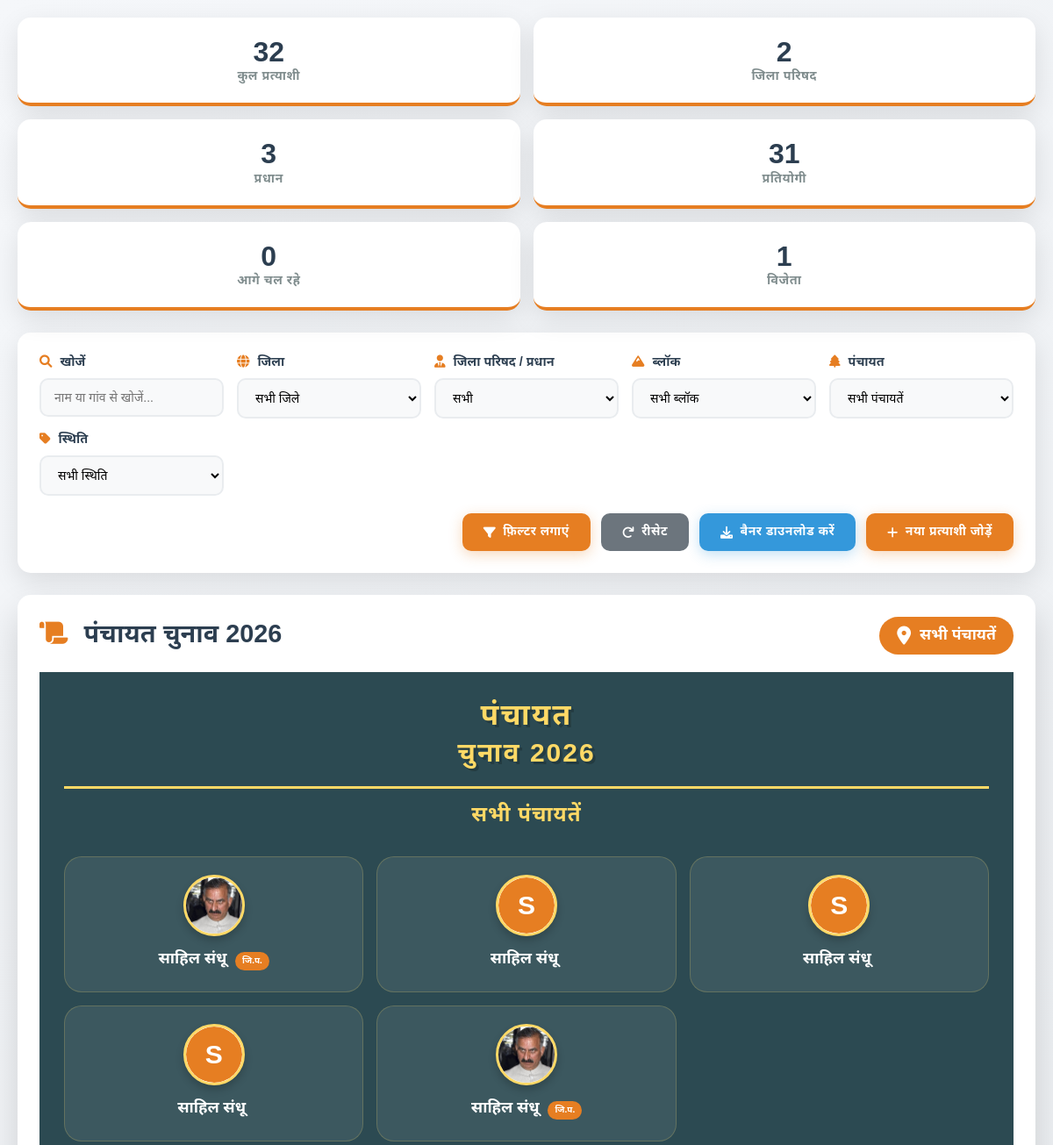
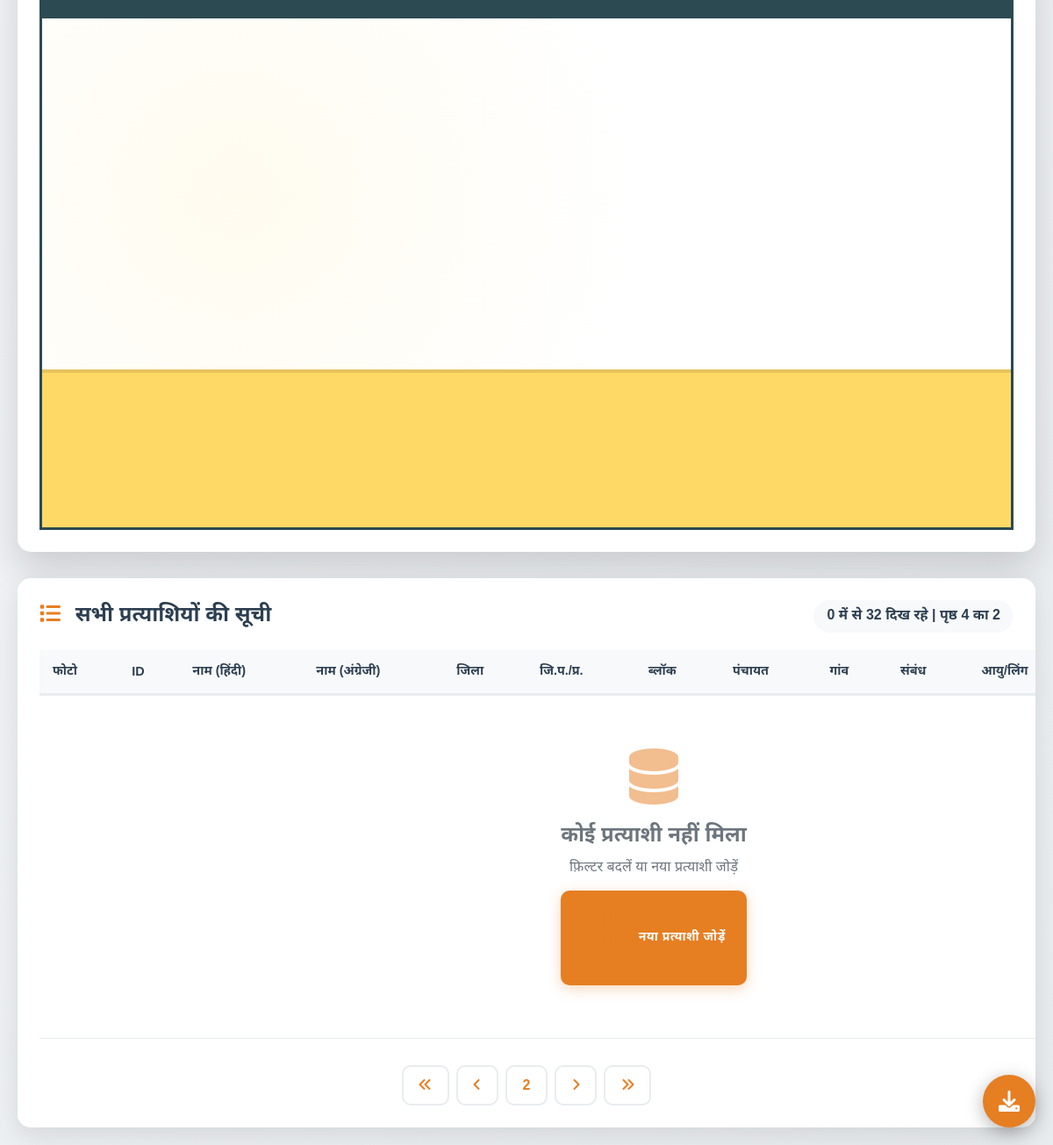
Screenshot of /data.php?page=4 with the database file from the repository (2 pictures, top to bottom).
### tables this page shows
CREATE TABLE `candidates` (
  `id` int(11) NOT NULL,
  `candidate_id` varchar(50) NOT NULL,
  `district_id` int(11) NOT NULL,
  `jila_parishad_pradhan` enum('jila_parishad','pradhan') DEFAULT NULL,
  `jila_parishad_id` int(11) DEFAULT NULL,
  `block_id` int(11) NOT NULL,
  `panchayat_id` int(11) NOT NULL,
  `village` varchar(100) NOT NULL,
  `candidate_name_hi` varchar(100) NOT NULL,
  `candidate_name_en` varchar(100) NOT NULL,
  `relation_type` enum('father','husband') NOT NULL,
  `relation_name` varchar(100) NOT NULL,
  `gender` enum('Male','Female','Other') NOT NULL,
  `age` int(11) NOT NULL,
  `education` varchar(200) DEFAULT NULL,
  `profession` varchar(100) DEFAULT NULL,
  `short_notes_hi` text DEFAULT NULL,
  `bio_hi` text DEFAULT NULL,
  `bio_en` text DEFAULT NULL,
  `slug` varchar(500) NOT NULL,
  `photo_url` varchar(500) DEFAULT NULL,
  `video_message_url` varchar(500) DEFAULT NULL,
  `interview_video_url` varchar(500) DEFAULT NULL,
  `mobile_number` varchar(15) DEFAULT NULL,
  `whatsapp_number` varchar(15) DEFAULT NULL,
  `email` varchar(100) DEFAULT NULL,
  `facebook_url` varchar(500) DEFAULT NULL,
  `twitter_url` varchar(500) DEFAULT NULL,
  `instagram_url` varchar(500) DEFAULT NULL,
  `status` enum('contesting','leading','winner','runner_up','withdrawn') DEFAULT 'contesting',
  `approval_status` enum('pending','approved','rejected') DEFAULT 'pending',
  `views` int(11) DEFAULT 0,
  `featured` tinyint(1) DEFAULT 0,
  `created_at` timestamp NOT NULL DEFAULT current_timestamp(),
  `updated_at` timestamp NOT NULL DEFAULT current_timestamp() ON UPDATE current_timestamp(),
  `created_by` int(11) DEFAULT NULL,
  `whatsapp_verified` tinyint(1) DEFAULT 0,
  `photo_hidden` tinyint(1) DEFAULT 1,
  `verification_code` varchar(6) DEFAULT NULL,
  `verification_expiry` datetime DEFAULT NULL
);

### data.php (the view, shortened to what the rows shown need)
 <?php
require_once 'config.php';
$where = ["1=1"];
$params = [];
$whereClause = implode(" AND ", $where);
$bannerQuery = "
    SELECT
        c.*,
        d.district_name,
        b.block_name,
        p.panchayat_name
    FROM candidates c
    JOIN districts d ON c.district_id = d.id
    JOIN blocks b ON c.block_id = b.id
    JOIN panchayats p ON c.panchayat_id = p.id
    WHERE $whereClause
    ORDER BY c.created_at DESC
    LIMIT 5
";
$bannerStmt = $pdo->prepare($bannerQuery);
$bannerStmt->execute($params);
$bannerCandidates = $bannerStmt->fetchAll();
$bannerTitle = "पंचायत चुनाव 2026";
?>
<!DOCTYPE html>
<html lang="hi">
<head>
    <link rel="stylesheet" href="https://cdnjs.cloudflare.com/ajax/libs/font-awesome/6.0.0/css/all.min.css">
</head>
<body>
    <div class="container">
        <div class="banner-wrapper">
            <div class="banner-header">
                <h2>
                    <i class="fas fa-scroll"></i>
                    <?php echo $bannerTitle; ?>
                </h2>
            </div>
            <div class="main-banner" id="bannerToDownload">
                <div class="banner-sidebar">
                    <div class="banner-title">
                        <h1>
                            पंचायत
                            <span>चुनाव 2026</span>
                        </h1>
                    </div>
                    <div class="candidates-list">
                        <?php
                        $displayCandidates = array_pad($bannerCandidates, 5, null);
                        foreach ($displayCandidates as $index => $candidate):
                            $imageUrl = null;
                            $hasImage = false;
                            $bgColor = '#e67e22';
                            if ($candidate) {
                                if (!empty($candidate['photo_url'])) {
                                    $imageUrl = 'uploads/' . basename($candidate['photo_url']) . '?t=' . time();
                                    $filePath = __DIR__ . '/uploads/' . basename($candidate['photo_url']);
                                    if (file_exists($filePath)) {
                                        $hasImage = true;
                                    } else {
                                        $altPath = $_SERVER['DOCUMENT_ROOT'] . '/uploads/' . basename($candidate['photo_url']);
                                        if (file_exists($altPath)) {
                                            $hasImage = true;
                                            $imageUrl = '/uploads/' . basename($candidate['photo_url']) . '?t=' . time();
                                        }
                                    }
                                }
                                if ($candidate['status'] == 'winner') $bgColor = '#27ae60';
                                else if ($candidate['status'] == 'leading') $bgColor = '#3498db';
                                else if ($candidate['status'] == 'contesting') $bgColor = '#e67e22';
                                else $bgColor = '#6c757d';
                            }
                            $initial = $candidate && !empty($candidate['candidate_name_en']) ? strtoupper(substr($candidate['candidate_name_en'], 0, 1)) : '?';
                            $jilaBadge = '';
                            if ($candidate && isset($candidate['jila_parishad_pradhan'])) {
                                if ($candidate['jila_parishad_pradhan'] == 'jila_parishad') {
                                    $jilaBadge = '<span class="jila-badge" style="margin-left: 5px; font-size: 10px;">जि.प.</span>';
                                } else if ($candidate['jila_parishad_pradhan'] == 'pradhan') {
                                    $jilaBadge = '<span class=" -badge" style="margin-left: 5px; font-size: 0px;"></span>';
                                }
                            }
                        ?>
                            <div class="candidate-row">
                                <div class="candidate-photo">
                                    <?php if ($hasImage): ?>
                                        <img src="<?php echo $imageUrl; ?>"
                                             alt="<?php echo htmlspecialchars($candidate['candidate_name_en']); ?>"
                                             onload="this.style.display='block'"
                                             onerror="this.onerror=null; this.style.display='none'; this.parentNode.innerHTML = '<div class=\'dummy-image\' style=\'background:<?php echo $bgColor; ?>;\'><?php echo $initial; ?></div>';">
                                    <?php else: ?>
                                        <div class="dummy-image" style="background: <?php echo $bgColor; ?>;">
                                            <?php echo $initial; ?>
                                        </div>
                                    <?php endif; ?>
                                </div>
                                <div class="candidate-info">
                                    <?php if ($candidate): ?>
                                        <div class="name">
                                            <?php echo htmlspecialchars($candidate['candidate_name_hi'] ?: $candidate['candidate_name_en']); ?>
                                            <?php echo $jilaBadge; ?>
                                        </div>
                                    <?php else: ?>
                                        <div class="name">-------</div>
                                        <div class="village">-------</div>
                                        <div class="status">-------</div>
                                    <?php endif; ?>
                                </div>
                            </div>
                        <?php endforeach; ?>
                    </div>
                </div>
            </div>
        </div>
        <div class="table-section">
            <table>
                <thead>
                    <tr>
                        <th>फोटो</th>
                        <th>ID</th>
                        <th>नाम (हिंदी)</th>
                        <th>नाम (अंग्रेजी)</th>
                        <th>जिला</th>
                        <th>जि.प./प्र.</th>
                        <th>ब्लॉक</th>
                        <th>पंचायत</th>
                        <th>गांव</th>
                        <th>संबंध</th>
                        <th>आयु/लिंग</th>
                    </tr>
                </thead>
            </table>
        </div>
    </div>
</body>
</html>

### rows the page displays
candidates: photo_url (picture), candidate_name_hi "साहिल संधू", jila_parishad_pradhan "जि.प."
candidates: candidate_name_en "S", candidate_name_hi "साहिल संधू"
candidates: candidate_name_en "S", candidate_name_hi "साहिल संधू"
candidates: candidate_name_en "S", candidate_name_hi "साहिल संधू"
candidates: photo_url (picture), candidate_name_hi "साहिल संधू", jila_parishad_pradhan "जि.प."

### other values shown
$totalRecords "32"
$jilaParishadCount "2"
$pradhanCount "3"
$statusCounts['contesting'] "31"
$statusCounts['leading'] "0"
$statusCounts['winner'] "1"
$bannerTitle "पंचायत चुनाव 2026"
$panchayatDisplay "सभी पंचायतें"
count($candidates) "0"
$page "4"
$totalPages "2"
